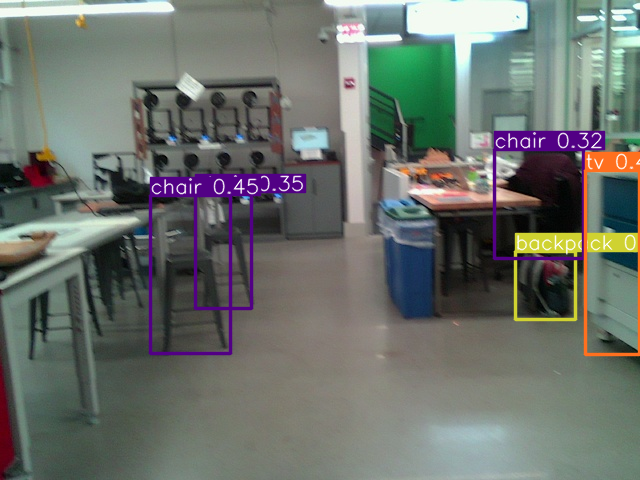
#> input picture FRCNN-model/dataset/yolo-example-visualization.PNG, 640 x 480 px
$ python -i data_augment.py   (imports and definitions only)
#> lines starting #> are read from the running program, lines starting #| are printed output that depends on the picture; after the words box and inside, x2 and y2 are one past the last pixel; in counts of white or black regions, pixels touching at a corner belong together
#> further down, picture is the input picture: shape (480, 640, 3); mean B, G, R 107.4, 113.2, 107.6
import cv2
import numpy as np
import random
from utils.box_utils import matrix_iof


# [71 lines left out: function _crop, not called in this run]


def _distort(image):

    def _convert(image, alpha=1, beta=0):
#> called with alpha = 1, beta = -29.41
        tmp = image.astype(float) * alpha + beta
        tmp[tmp < 0] = 0
#> tmp: shape (480, 640, 3) float64; mean B, G, R 78.5, 85, 79
        tmp[tmp > 255] = 255
        image[:] = tmp
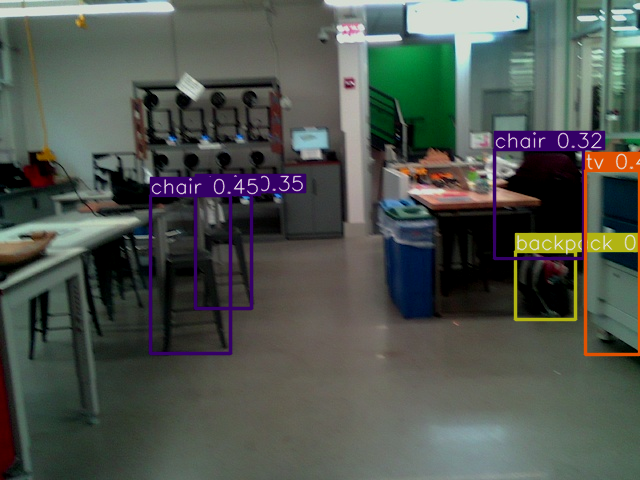
#> image: shape (480, 640, 3); mean B, G, R 77.9, 84.5, 78.4

    image = image.copy()

    if random.randrange(2):

        #brightness distortion
        if random.randrange(2):
            _convert(image, beta=random.uniform(-32, 32))

        #contrast distortion
        if random.randrange(2):
            _convert(image, alpha=random.uniform(0.5, 1.5))
#> call 2 of _convert, with alpha = 0.905, beta = 0
#> in _convert (call 2), `tmp = image.astype(float) * alpha + beta`:
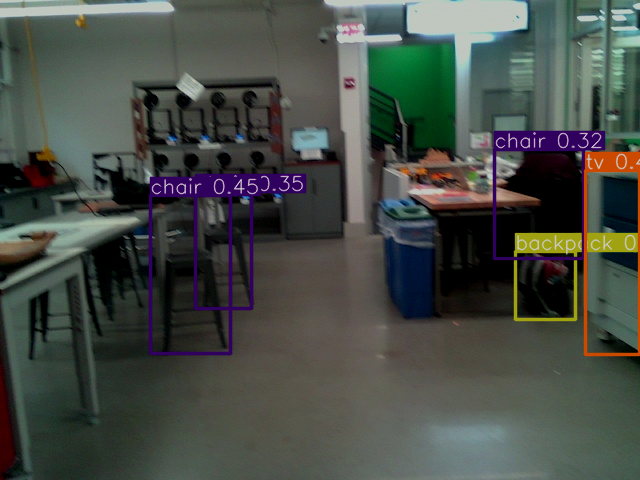
#> tmp: shape (480, 640, 3) float64; mean B, G, R 70.5, 76.4, 71

        image = cv2.cvtColor(image, cv2.COLOR_BGR2HSV)
#> image: shape (480, 640, 3); mean H, S, V 56.9, 65.9, 82.1

        #saturation distortion
        if random.randrange(2):
            _convert(image[:, :, 1], alpha=random.uniform(0.5, 1.5))
#> call 3 of _convert, with alpha = 1.47, beta = 0
#> in _convert (call 3), `tmp = image.astype(float) * alpha + beta`:
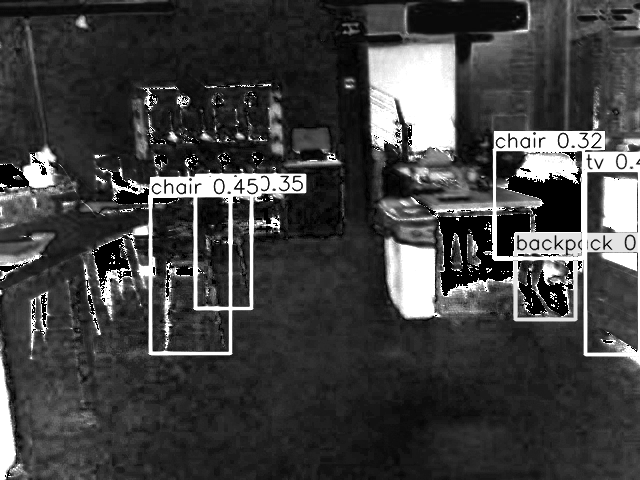
#> tmp: shape (480, 640) float64; min 0, max 374.3, mean 96.7; drawn with min black and max white
#> in _convert (call 3), `tmp[tmp > 255] = 255`:
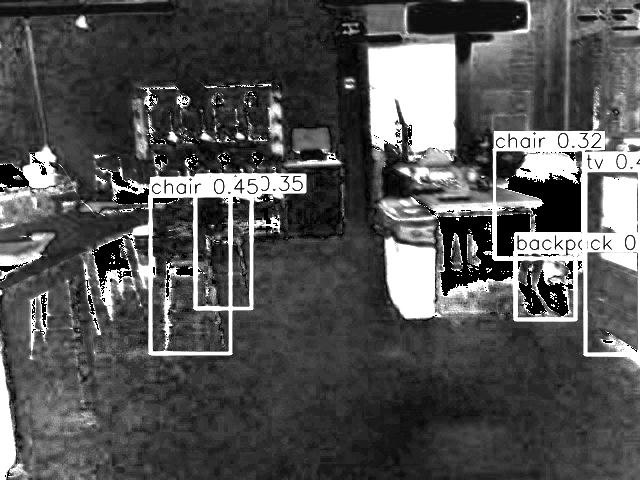
#> tmp: shape (480, 640) float64; 11.53% of pixels changed, all inside (x1, y1, x2, y2) = (0, 4, 640, 480)

        #hue distortion
        if random.randrange(2):
            tmp = image[:, :, 0].astype(int) + random.randint(-18, 18)
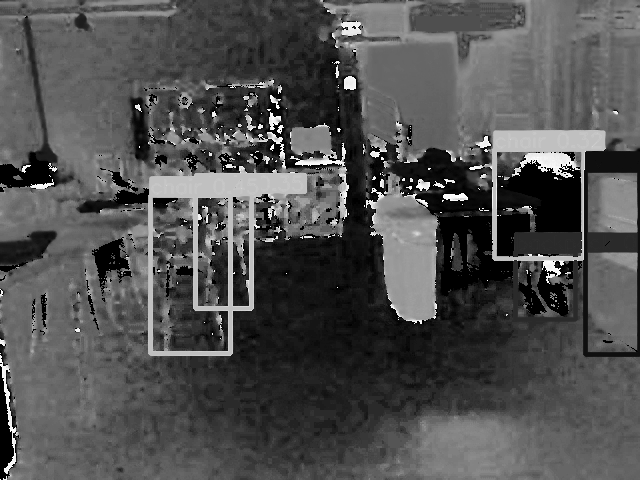
#> tmp: shape (480, 640) int64; min -5, max 174, mean 51.9; drawn with min black and max white
            tmp %= 180
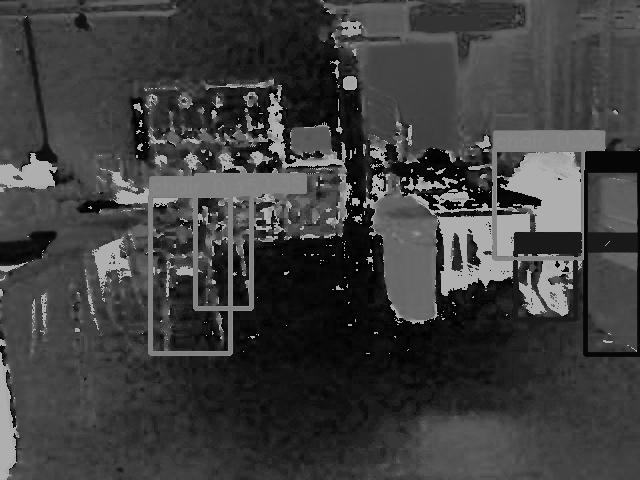
#> tmp: shape (480, 640) int64; 5.99% of pixels changed, all inside (x1, y1, x2, y2) = (0, 1, 640, 480)
            image[:, :, 0] = tmp
#> image: shape (480, 640, 3); mean H, S, V 62.7, 84.3, 82.1

        image = cv2.cvtColor(image, cv2.COLOR_HSV2BGR)
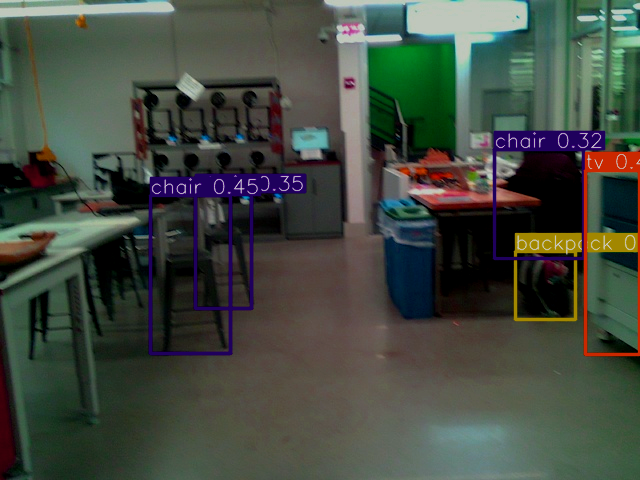
#> image: shape (480, 640, 3); mean B, G, R 64.3, 73.9, 66.6

    else:

        #brightness distortion
        if random.randrange(2):
            _convert(image, beta=random.uniform(-32, 32))

        image = cv2.cvtColor(image, cv2.COLOR_BGR2HSV)

        #saturation distortion
        if random.randrange(2):
            _convert(image[:, :, 1], alpha=random.uniform(0.5, 1.5))

        #hue distortion
        if random.randrange(2):
            tmp = image[:, :, 0].astype(int) + random.randint(-18, 18)
            tmp %= 180
            image[:, :, 0] = tmp

        image = cv2.cvtColor(image, cv2.COLOR_HSV2BGR)

        #contrast distortion
        if random.randrange(2):
            _convert(image, alpha=random.uniform(0.5, 1.5))

    return image


# [66 lines left out: functions _expand, _mirror, _pad_to_square, _resize_subtract_mean, not called in this run]


class preproc(object):

    def __init__(self, img_dim, rgb_means):
        self.img_dim = img_dim
        self.rgb_means = rgb_means

    # [22 lines left out: function __call__, not called in this run]

>>> import cv2
>>> picture = cv2.imread('../dataset/yolo-example-visualization.PNG')
>>> result = _distort(picture)
